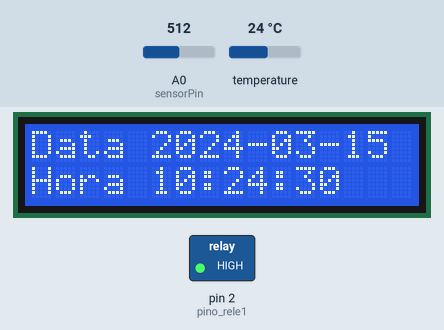
The program below on a simulated Arduino Uno, built with avr-gcc and run on an emulated ATmega328P. On the bench: 16×2 character LCD, switched loads named in the program (green lamp = pin HIGH). The inputs (shaded band) are chosen by the test bench; at power-on: A0 (sensorPin) = 512, temperature 24 °C. The local clock reads 2024-03-15 10:24:30 at power-on unless the program sets it; storage starts empty; what the program prints to the serial monitor is not drawn.

Above: at 0.2 s.
At 2.3 s:
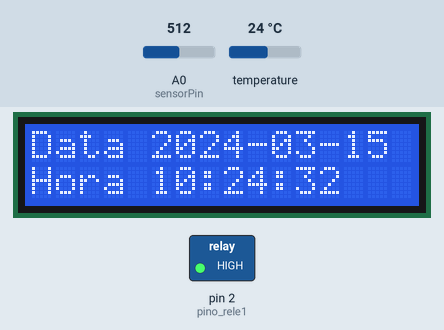
At 4.4 s:
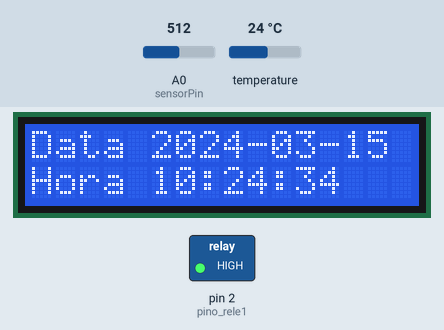
At 9.5 s:
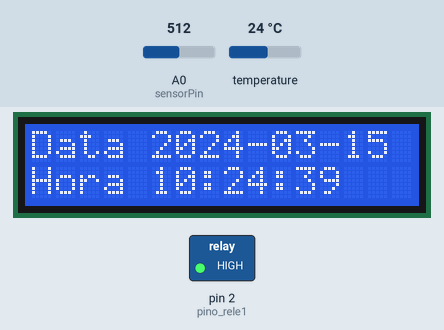
At 21.8 s:
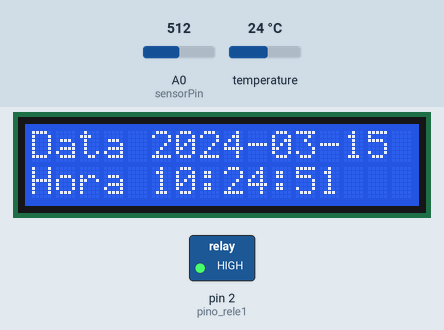
At 32.1 s:
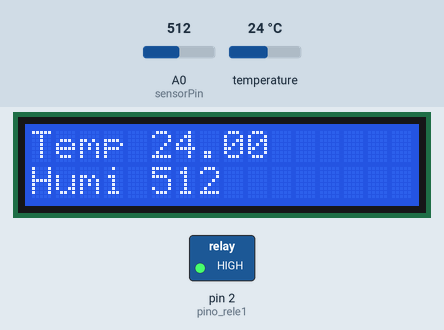

The program:

main.cpp
```cpp
#include <Arduino.h>
#include <Wire.h>
#include "RTClib.h"

#include "Display.h"
#include "DateTimeProvider.h"
#include "Solenoide.h"
#include "FileLogger.h"
#include "Service.h"

#include "MoistureGrove.h"

Display *display;
Solenoide *solenoide;
DateTimeProvider *dateTime;
FileLogger *fileLogger;
MoistureGrove *moistureGrove;
Service *service;

void setup()
{
  Serial.begin(9600);
  // put your setup code here, to run once:
  display = new Display();
  solenoide = new Solenoide();
  fileLogger = new FileLogger(display);
  dateTime = new DateTimeProvider(display);
  service = new Service(display, fileLogger, dateTime, solenoide);

  moistureGrove = new MoistureGrove(service);
}

void loop()
{
  display->setDateTime(dateTime->Now());
  display->setTemperature(dateTime->Temperature());
  display->Loop();
  moistureGrove->Loop();
  // put your main code here, to run repeatedly:
  delay(1000);
}
```

DateTimeProvider.h
```cpp
RTC_DS3231 rtc;

class DateTimeProvider
{
private:
public:
	DateTimeProvider(Display *display)
	{
		if (rtc.begin())
		{
		}
		//rtc.adjust(DateTime(F(__DATE__), F(__TIME__))); //CAPTURA A DATA E HORA EM QUE O SKETCH É COMPILADO

		// Comment out below lines once you set the date & time.
		// Following line sets the RTC to the date & time this sketch was compiled

		DateTime now = rtc.now();
		Serial.println(now.year());
		Serial.println(now.month());
		Serial.println(now.hour());
		Serial.println(now.minute());
		Serial.println(rtc.getTemperature());
	}
	~DateTimeProvider()
	{
	}

	DateTime Now()
	{
		return rtc.now();
	}

	float Temperature()
	{
		return rtc.getTemperature();
	}
};
```

Display.h
```cpp
#include <LiquidCrystal_I2C.h>

LiquidCrystal_I2C lcd(0x27, 16, 2);
const unsigned int scrollDelay = 800;

class Display
{
private:
	int loopCount = 0;
	int moisture = 0;
	DateTime dateTime;
	float temperature;

	void ShowMessage(const String &title, const String &text)
	{
		Serial.println("[" + title + "]" + ": " + text);

		int textLen = text.length();
		lcd.clear();

		lcd.setCursor(4, 0);
		lcd.print(title);

		lcd.setCursor(0, 1);
		lcd.print(text);

		for (int index = 0; index < (textLen - 16) + 1; index++)
		{
			lcd.setCursor(0, 1);
			String scroll = text.substring(index, index + 16);
			lcd.print(scroll);
			delay(scrollDelay);
		}
	}

public:
	Display()
	{
		// //Inicializa o display no endereco 0x27
		lcd.init();
		lcd.setBacklight(HIGH);

		lcd.clear();
		lcd.setCursor(3, 0);
		lcd.print("Iniciando");
		lcd.setCursor(3, 1);
		lcd.print("Aplicacao");
	}
	~Display()
	{
	}

	void Alert(const String &text)
	{
		this->ShowMessage("Alerta", text);
	}

	void Info(const String &text)
	{
		ShowMessage("Info", text);
	}

	void Error(const String &text)
	{
		ShowMessage("Erro", text);
	}

	void SetMoisture(const int moisture)
	{
		this->moisture = moisture;
	}

	void setDateTime(DateTime dateTime)
	{
		this->dateTime = dateTime;
	}

	void setTemperature(float temperature)
	{
		this->temperature = temperature;
	}

	void setIrrigating(bool isIrrigating)
	{
		if (isIrrigating)
		{
			this->Info("Irrigando!!");
		}
		else
		{
			this->Info("Desligando irrigacao");
		}
	}
	void Loop()
	{
		//Data Hora
		if (loopCount >= 0 && loopCount < 10)
		{
			lcd.clear();
			lcd.setCursor(0, 0);
			lcd.print("Data " + this->dateTime.timestamp(DateTime::TIMESTAMP_DATE));
			lcd.setCursor(0, 1);
			lcd.print("Hora " + this->dateTime.timestamp(DateTime::TIMESTAMP_TIME));
		}

		//Humidade
		//Temperatura
		if (loopCount >= 10 && loopCount < 20)
		{
			lcd.clear();
			lcd.setCursor(0, 0);
			lcd.print("Temp " + String(this->temperature));
			lcd.setCursor(0, 1);
			lcd.print("Humi " + String(this->moisture));
		}

		if (loopCount >= 20)
		{
			loopCount = 0;
			return;
		}

		loopCount++;
	}
};
```

FileLogger.h
```cpp
#include <SPI.h> //INCLUSÃO DE BIBLIOTECA
#include <SD.h>	 //INCLUSÃO DE BIBLIOTECA

const int chipSelect = 10; //PINO DIGITAL UTILIZADO PELO TERMINAL CS DO MÓDULO
const char *fileName = "LOG.TXT";
const char formatDate[] = "DD/MM/YYYY hh:mm:ss";

class FileLogger
{
private:
	Display *display;

	File openFile()
	{
		File logFile = SD.open(fileName, FILE_WRITE);
		return logFile;
	}

public:
	FileLogger(Display *display)
	{
		if (!SD.begin(chipSelect))
		{
			display->Error("Cartao de memoria falhou ou nao esta presente!"); //SE O CARTÃO DE MEMÓRIA NÃO ESTIVER PRESENTE OU FALHAR, FAZ
			return;															  //NÃO FAZ MAIS NADA
		}

		File file = openFile();
		if (file)
		{
			file.close();
		}
		else
		{
			display->Error("Falha ao abrir o arquivo!");
		}

		display->Info("Cartao SD OK!");
	}
	~FileLogger()
	{
	}

	void IrrigateOn(DateTime date, float temperature)
	{

		File file = this->openFile();
		file.println("[Irrigate] ON " + date.timestamp(DateTime::TIMESTAMP_FULL));
		file.close();
	}

	void IrrigateOff(DateTime date, float temperature)
	{
		File file = this->openFile();
		file.println("[Irrigate] OFF " + date.timestamp(DateTime::TIMESTAMP_FULL));
		file.close();
	}
};
```

MoistureGrove.h
```cpp
const static int sensorPin = A0;

class MoistureGrove
{
private:
	Service *service;

public:
	MoistureGrove(Service *service)
	{
		this->service = service;
	}

	~MoistureGrove() {}

	void Loop()
	{
		int sensorValue = analogRead(sensorPin);
		service->SetMoisture(sensorValue);
	}
};
```

Service.h
```cpp
class Service
{
private:
	Display *display;
	FileLogger *fileLogger;
	DateTimeProvider *dateTime;
	Solenoide *solenoide;

	void Irrigate()
	{
		DateTime dateOn = this->dateTime->Now();
		float temperatureOn = this->dateTime->Temperature();

		this->display->setIrrigating(true);
		this->fileLogger->IrrigateOn(dateOn, temperatureOn);
		this->solenoide->MakeOn();

		delay(120000);

		DateTime dateOff = this->dateTime->Now();
		float temperatureOff = this->dateTime->Temperature();

		this->solenoide->MakeOff();
		this->fileLogger->IrrigateOff(dateOff, temperatureOff);
		this->display->setIrrigating(false);
	}

public:
	Service(Display *display, FileLogger *fileLogger, DateTimeProvider *dateTime, Solenoide *solenoide)
	{
		this->display = display;
		this->fileLogger = fileLogger;
		this->dateTime = dateTime;
		this->solenoide = solenoide;
	}
	~Service()
	{
	}

	void SetMoisture(int moisture)
	{
		Serial.println(moisture);
		this->display->SetMoisture(moisture);

		//maior que 20 paa não ligar  fora da terra
		if (moisture > 20 && moisture < 350)
		{
			DateTime date = this->dateTime->Now();
			if (date.hour() > 16 && date.hour() < 8)
			{
				this->Irrigate();
			}
		}
	}
};
```

Solenoide.h
```cpp
static int pino_rele1 = 2;
class Solenoide
{
private:
public:
    Solenoide()
    {
        pinMode(pino_rele1, OUTPUT);
        digitalWrite(pino_rele1, HIGH);
    }
    ~Solenoide()
    {
    }

    void MakeOn(){
        digitalWrite(pino_rele1, LOW);
    }

    void MakeOff(){
        digitalWrite(pino_rele1, HIGH);
    }
};
```

Measured:
- what the display in image 1 shows lasts 1.1 s, from 2.2 s to 3.3 s
